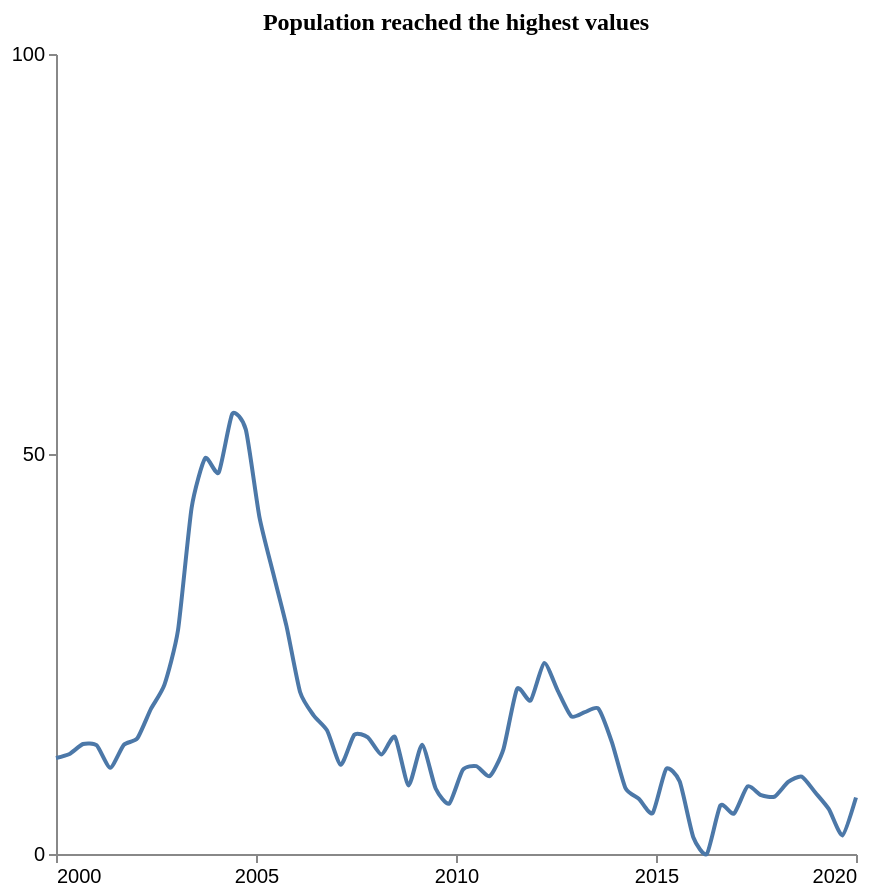

Vega-Lite specification for this chart:
### Vega-Lite specification from a JSON file in a GitHub repository (floating-point values rounded to 4 significant figures)
{"$schema": "https://vega.github.io/schema/vega-lite/v5.json", "description": "Pattern: Peak", "data": {"values": [{"X": 2000.0, "Y": 12.0}, {"X": 2000.0, "Y": 12.51}, {"X": 2001.0, "Y": 13.75}, {"X": 2001.0, "Y": 13.58}, {"X": 2001.0, "Y": 10.77}, {"X": 2002.0, "Y": 13.64}, {"X": 2002.0, "Y": 14.46}, {"X": 2002.0, "Y": 18.13}, {"X": 2003.0, "Y": 21.18}, {"X": 2003.0, "Y": 28.0}, {"X": 2003.0, "Y": 43.25}, {"X": 2004.0, "Y": 49.46}, {"X": 2004.0, "Y": 47.69}, {"X": 2004.0, "Y": 55.02}, {"X": 2005.0, "Y": 53.05}, {"X": 2005.0, "Y": 42.15}, {"X": 2005.0, "Y": 35.21}, {"X": 2006.0, "Y": 28.48}, {"X": 2006.0, "Y": 20.25}, {"X": 2006.0, "Y": 17.32}, {"X": 2007.0, "Y": 15.42}, {"X": 2007.0, "Y": 11.14}, {"X": 2007.0, "Y": 14.91}, {"X": 2008.0, "Y": 14.58}, {"X": 2008.0, "Y": 12.43}, {"X": 2008.0, "Y": 14.62}, {"X": 2009.0, "Y": 8.573}, {"X": 2009.0, "Y": 13.67}, {"X": 2009.0, "Y": 8.191}, {"X": 2010.0, "Y": 6.303}, {"X": 2010.0, "Y": 10.51}, {"X": 2011.0, "Y": 10.98}, {"X": 2011.0, "Y": 9.746}, {"X": 2011.0, "Y": 13.12}, {"X": 2012.0, "Y": 20.63}, {"X": 2012.0, "Y": 19.19}, {"X": 2012.0, "Y": 23.86}, {"X": 2013.0, "Y": 20.42}, {"X": 2013.0, "Y": 17.2}, {"X": 2013.0, "Y": 17.73}, {"X": 2014.0, "Y": 18.18}, {"X": 2014.0, "Y": 13.96}, {"X": 2014.0, "Y": 8.23}, {"X": 2015.0, "Y": 6.884}, {"X": 2015.0, "Y": 5.109}, {"X": 2015.0, "Y": 10.63}, {"X": 2016.0, "Y": 9.053}, {"X": 2016.0, "Y": 2.102}, {"X": 2016.0, "Y": 0.0}, {"X": 2017.0, "Y": 6.066}, {"X": 2017.0, "Y": 5.044}, {"X": 2017.0, "Y": 8.441}, {"X": 2018.0, "Y": 7.354}, {"X": 2018.0, "Y": 7.177}, {"X": 2018.0, "Y": 9.009}, {"X": 2019.0, "Y": 9.675}, {"X": 2019.0, "Y": 7.685}, {"X": 2019.0, "Y": 5.602}, {"X": 2020.0, "Y": 2.33}, {"X": 2020.0, "Y": 7.065}]}, "mark": {"type": "line", "interpolate": "cardinal", "tension": 0.4}, "encoding": {"x": {"field": "X", "type": "quantitative", "title": "", "axis": {"grid": false, "format": "d", "values": [2000, 2005, 2010, 2015, 2020], "tickSize": 4}, "scale": {"domain": [2000, 2020]}}, "y": {"field": "Y", "type": "quantitative", "title": "", "axis": {"grid": false, "format": "d", "values": [0, 50, 100], "tickSize": 4, "tickOpacity": 1}, "scale": {"domain": [0, 100]}}}, "title": {"text": "Population reached the highest values", "anchor": "middle", "font": "Tahoma", "fontSize": 12}, "config": {"lineBreak": "^", "view": {"stroke": null}}, "height": 400, "width": 400, "autosize": "pad"}
